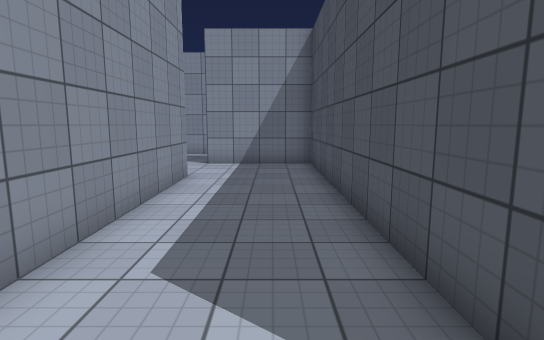
[1] (above)

24 first-person views from a walk through a Unity game level. The camera is 1.5 m above the floor, tilts 8° down and sees 80° across. The floor is counted in squares, 1 m on a side. Each view is taken from the middle of a square. On the plan, view 1 faces up. The plan holds only what a view shows up to about 15 squares ahead; the rest is blank. The place goes on beyond the plan. The player is left out. Door leaves are left out, so doorways stand open. Some surface patterns are stand-ins.

[2]
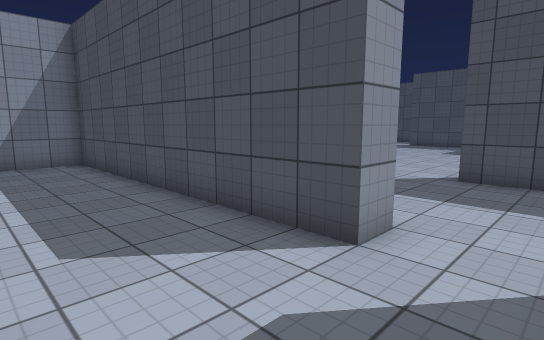

[3]
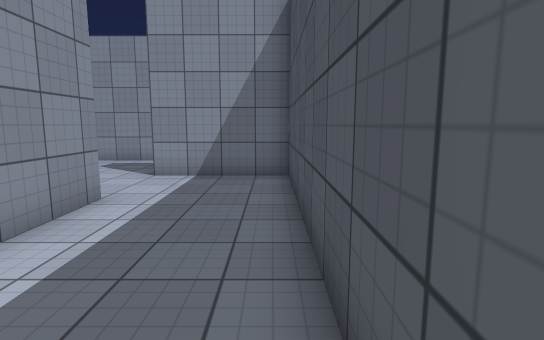

[4]
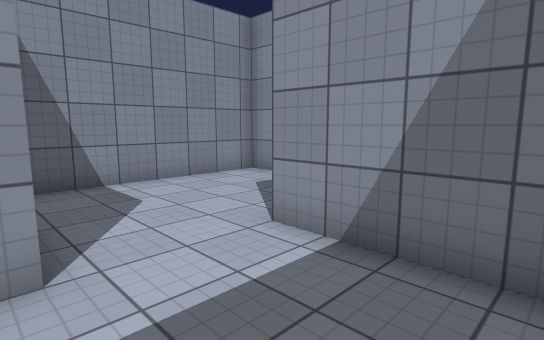

[5]
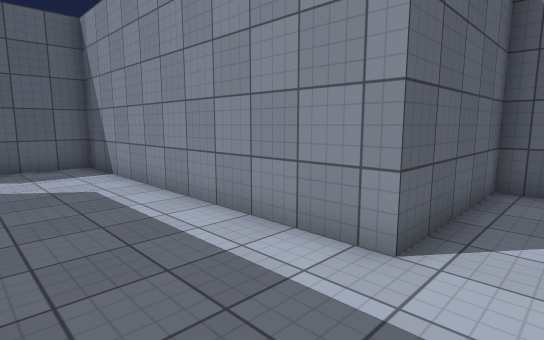

[6]
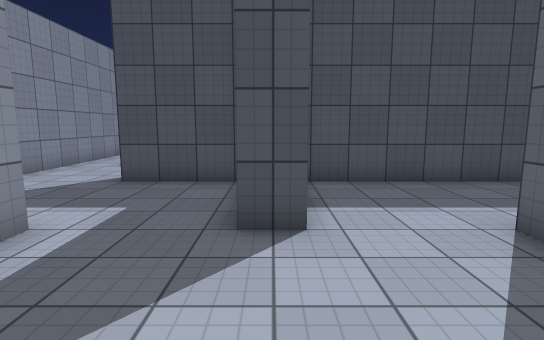

[7]
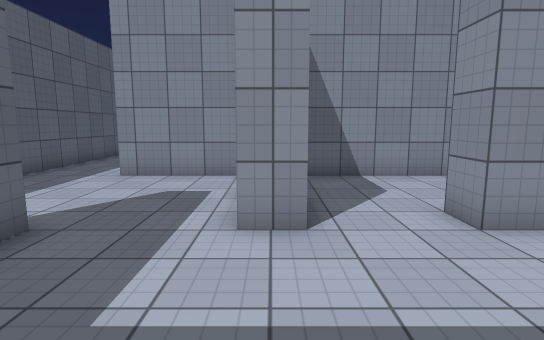

[8]
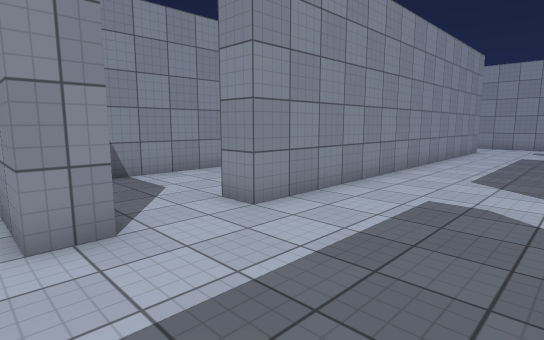

[9]
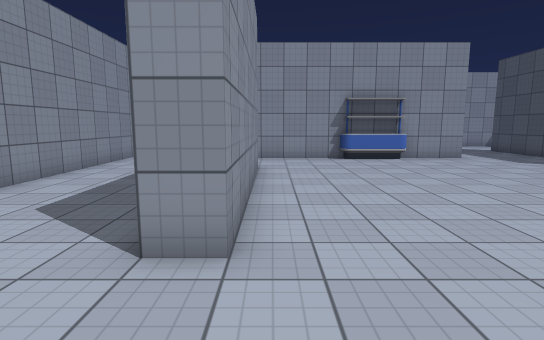

[10]
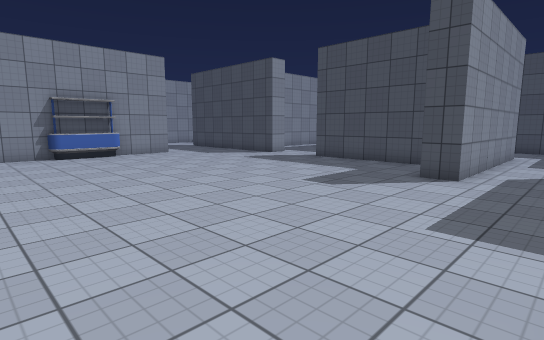

[11]
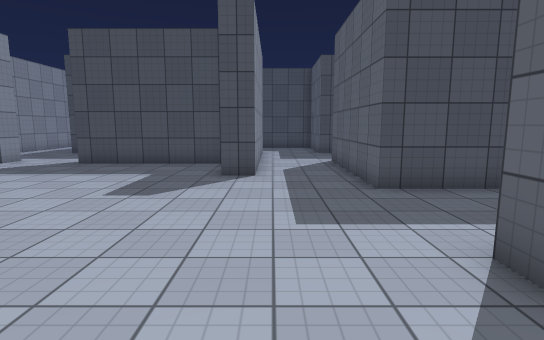

[12]
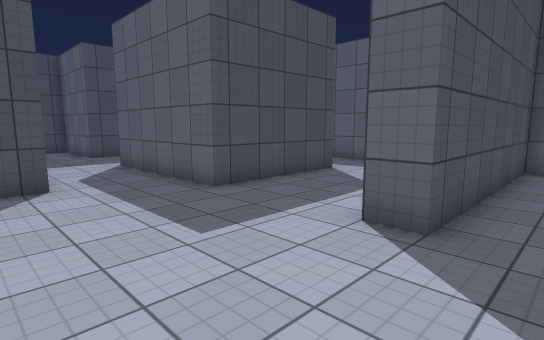

[13]
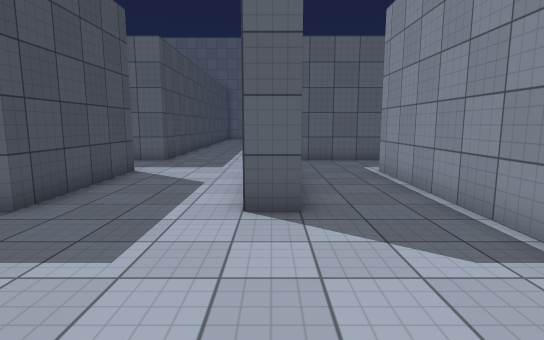

[14]
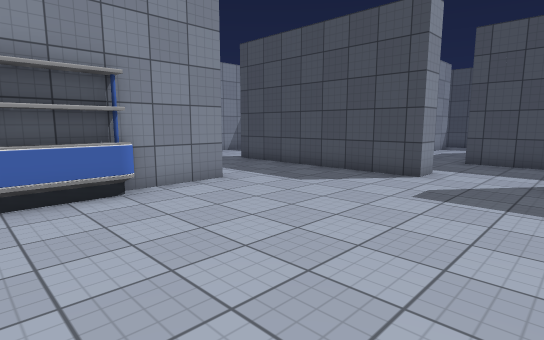

[15]
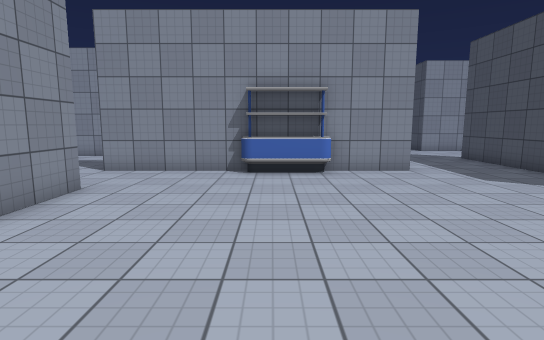

[16]
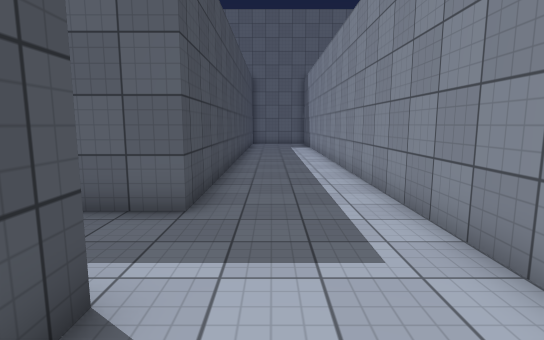

[17]
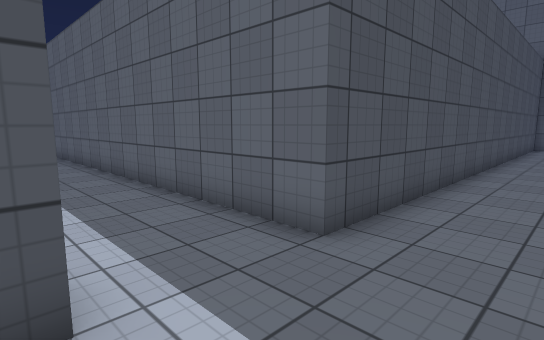

[18]
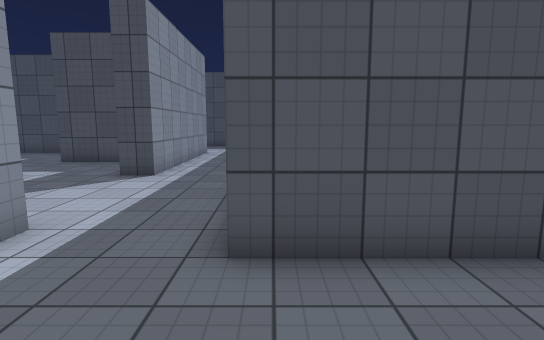

[19]
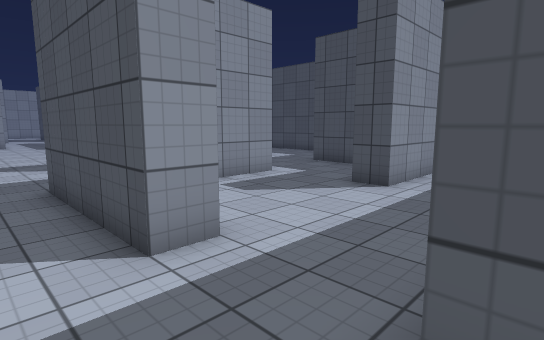

[20]
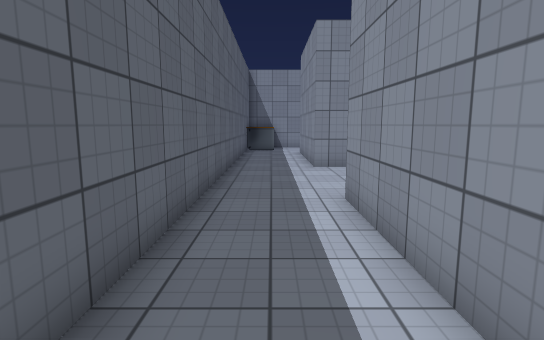

[21]
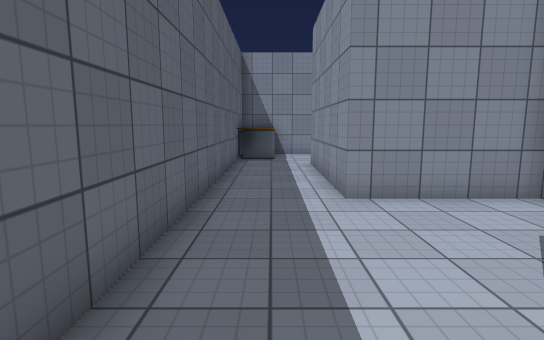

[22]
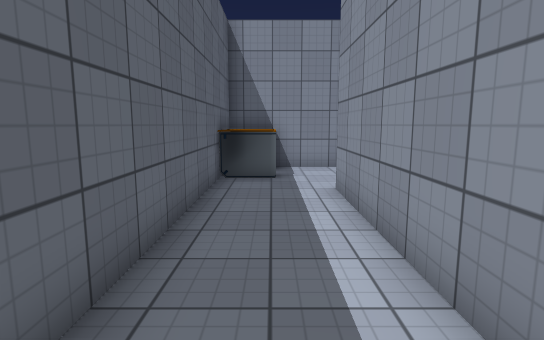

[23]
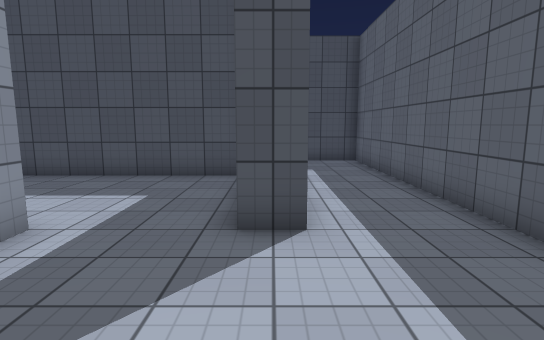

[24]
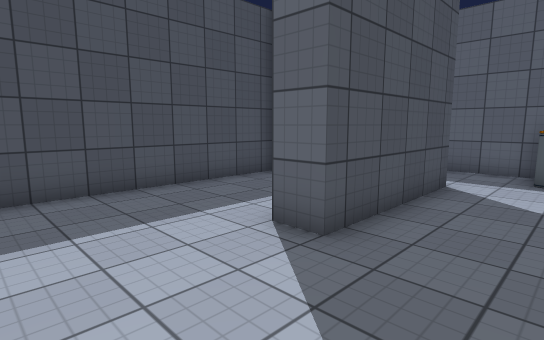

### Floor plan
Points are (right, up) in squares from view 1. A wall is a line through its corners. A room is listed if a view was taken in it or the views show most of it. See-through windows are left out.
Room 1 (views 1, 2, 3, 4, 5, 6)
walls: (1.5, 13.9) (1.5, 17); (-2.5, 16.5) (-7.5, 16.5) (-7.5, 9.5) (-2.5, 9.5) (-2.5, -1.5) (0, -1.5); (2.5, 1) (1.5, 1) (1.5, 12.5) (-2.5, 12.5) (-2.5, 13.5)
ways out: opening at (2, -0.5) to room 2; opening at (2, 17.5) to room 2
Room 2 (views 7, 8, 9, 10, 11, 12, 13, 14, 15, 16, 17, 18, 19, 20, 21, 22, 23, 24)
walls: (8.5, 0) (8.5, -6.5); (2.5, -1.4) (2.5, -2.5) (0.2, -2.5); (7.5, -5) (7.5, 1.5); (8.5, 12.5) (8.5, 4.5) (7.5, 4.5); (7.4, -6.5) (2.5, -6.5) (2.5, -5.5) (3, -5.5); (12.5, -6.8) (12.5, -18.5); (21.5, 2.9) (21.5, 8.5); (-2.5, -2.5) (-2.5, -6.5) (-8.5, -6.5) (-8.5, -1.5) (-7.5, -1.5); (17.6, -6.5) (16.5, -6.5) (16.5, -1.5) (22.5, -1.5); (22.5, -2.5) (20.2, -2.5); (2.5, 16.1) (2.5, 1); (-3.5, -5.5) (-3.5, 1.5); (17.6, 15.5) (7.5, 15.5); (22.5, 11.5) (21.5, 11.5) (21.5, 18.5); (26.5, 1.5) (18.5, 1.5) (18.5, 2.5); (26, 9.1) (26, 11.5); (26, -3.9) (26, -1.5) (26.5, -1.5); (26.5, -6.5) (22.5, -6.5) (22.5, -5.5); (16.5, -18.5) (16.5, -9.5) (26.5, -9.5); (-11.5, -9.5) (11.5, -9.5) (11.5, -1.5) (12.5, -1.5)
ways out: opening at (2, -0.5) to room 1; opening at (2, 17.5) to room 1
objects: other object (-11, -9) to (-10, -8); other object (12, 15) to (15, 15)

Where each view was taken, in squares from view 1:
view 1: 0 up, 0 right, facing up
view 2: 1 down, 2 left, facing up-right
view 3: 3 up, 1 right, facing up
view 4: 9 up, 1 right, facing up-left
view 5: 11 up, 1 right, facing down-left
view 6: 13 up, 7 left, facing right
view 7: 2 down, 7 right, facing left
view 8: 3 down, 7 right, facing up-left
view 9: 1 up, 9 right, facing up
view 10: 1 down, 9 right, facing up-right
view 11: 1 up, 9 right, facing right
view 12: 3 up, 10 right, facing down-right
view 13: 4 up, 12 right, facing down
view 14: 8 up, 12 right, facing up-right
view 15: 5 up, 13 right, facing up
view 16: 4 down, 15 right, facing down
view 17: 6 down, 14 right, facing down-right
view 18: 10 down, 13 right, facing right
view 19: 10 down, 15 right, facing up-right
view 20: 8 down, 9 right, facing left
view 21: 8 down, 4 right, facing left
view 22: 8 down, 1 left, facing left
view 23: 6 down, 2 left, facing right
view 24: 2 up, 11 left, facing down-right
